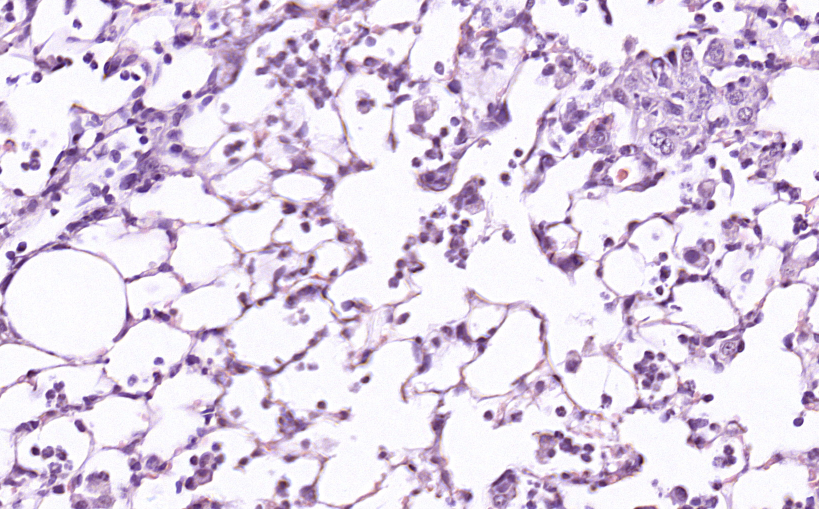
#> input picture Yolo/tile_29466_49882.png, 1637 x 1018 px, given in place of tile_25000_142000.jpg, which was not available (shown at 1/2 size)
$ jupyter execute --allow-errors 'Lung_Injury_Tile copy.ipynb'   (text cells are left out)
#> lines starting #> are read from the running program, lines starting #| are printed output that depends on the picture; after the words box and inside, x2 and y2 are one past the last pixel; in counts of white or black regions, pixels touching at a corner belong together; pictures that were not available may be replaced by others from this repository, and a replacement may not be noted
[cell 1]
import os
import random
from concurrent.futures import ThreadPoolExecutor

import cv2 as cv
import numpy as np
import pyvips
import matplotlib.pyplot as plt
import plotly.express as px
from tqdm import tqdm

[cell 2]
# [7 lines left out: function highest_divisor, not called in this run]

[cell 3]
# [5 lines left out: function apply_gamma_correction, not called in this run]

[cell 4]
# [4 lines left out: function pyvips_to_numpy, not called in this run]

[cell 5]
# [21 lines left out: function process_tile, not called in this run]

[cell 6]
def generate_random_tiles():
    image_path = os.path.expanduser(input("Enter the image file path: "))
#> the answer given: Yolo/tile_29466_49882.png
    slide = pyvips.Image.new_from_file(image_path)
    width = slide.width
    height = slide.height

    patch_type = input("Enter patch type (square, rectangle, or fixed): ")

    fixed_w, fixed_h = None, None
    min_size, max_size = None, None

    if patch_type == "fixed":
        fixed_w = int(input("Enter fixed patch width: "))
        fixed_h = int(input("Enter fixed patch height: "))
        fdir = "Tile" + str(fixed_h) + str(fixed_w) + "_" + image_path[-6:-5]
    else:
        min_size = int(input("Enter the lower bound for patch size: "))
        max_size = int(input("Enter the upper bound for patch size: "))
        fdir = "Tile_" + str(min_size) +  "_" + str(max_size) + "_" + image_path[-6:-5]

    os.mkdir(fdir)
    num_tiles = int(input("Enter the number of random tiles to generate: "))
    lower_bnd_intensity = int(input("Enter the lower intensity bound: "))
    upper_bnd_intensity = int(input("Enter the upper intensity bound: "))

    # Use ThreadPoolExecutor for parallel processing
    with ThreadPoolExecutor() as executor:
        futures = []

        for _ in range(num_tiles):
            x = random.randint(0, width - 800)
            y = random.randint(0, height - 800)

            if patch_type == "square":
                patch_size_w = patch_size_h = random.randint(min_size, max_size)

            elif patch_type == "rectangle":
                patch_size_w = random.randint(min_size, max_size)
                patch_size_h = random.randint(min_size, max_size)

            elif patch_type == "fixed":
                patch_size_w = fixed_w
                patch_size_h = fixed_h

            else:
                raise ValueError(f"Unknown patch type: {patch_type}")

            futures.append(executor.submit(process_tile, slide, width, height, x, y, patch_size_w, patch_size_h, lower_bnd_intensity, upper_bnd_intensity, fdir))

        # Wait for all tasks to complete
        for future in futures:
            result = future.result()
            if result:
                print(f"Saved: {result}")

[cell 7]
generate_random_tiles()
#> (the call stopped at in generate_random_tiles, `slide = pyvips.Image.new_from_file(image_path)`: pyvips is not available in this run)
# Enter the image file path:  ../../Data/ALI surgical/ALI surgical w catheter m #1.mrxs
# Enter patch type (square, rectangle, or fixed):  fixed
# Enter fixed patch width:  3000
# Enter fixed patch height:  1000
# Enter the number of random tiles to generate:  200
# Enter the lower intensity bound:  248
# Enter the upper intensity bound:  255

[cell 8]
# [27 lines left out: function process_tile_2, not called in this run]

[cell 9]
# [11 lines left out: function generate_tiles, not called in this run]

[cell 10]
patch_size_w = 2500
patch_size_h = 1000

#> (the rest of this cell did not finish here and is left out)

[cell 11]
im = cv.imread("Tiles_5/tile_25000_142000.jpg")[:,:,1].copy()
# im = cv.medianBlur(im, ksize=3)
plt.imshow(im,cmap='gray')

[cell 12]
bg = cv.medianBlur(im, ksize=115)
plt.imshow(bg,cmap='gray')

[cell 13]
signal = cv.subtract(im, bg)
plt.imshow(signal,cmap='gray')

[cell 14]
signal = (im / im.max() * 255).astype(np.uint8)
plt.imshow(signal,cmap='gray')

[cell 15]
smooth = cv.GaussianBlur(signal, ksize=None, sigmaX=2)
plt.imshow(smooth,cmap='gray')

[cell 16]
valmask = (smooth > 190)
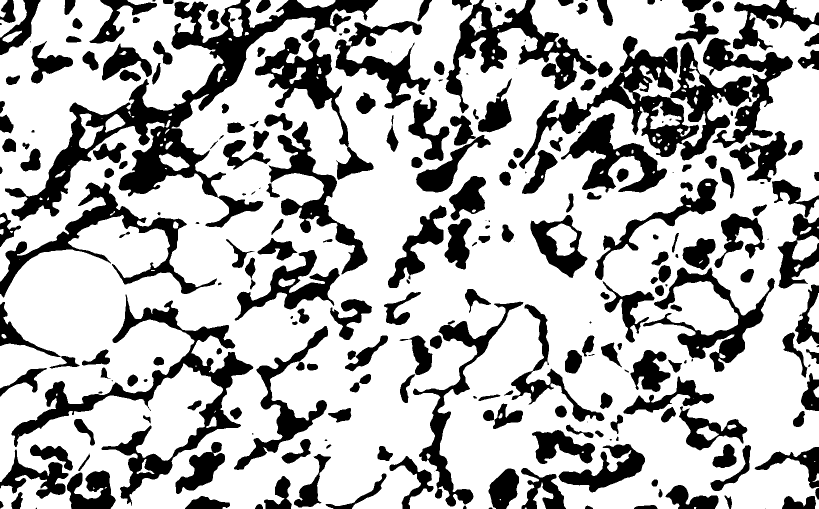
#> valmask: shape (1018, 1637) bool (shown at 1/2 size); 70.4% white; 263 black regions (36 under 20 px), largest, box (x1, y1, x2, y2) and area: (10, 0, 756, 455) 55003, (1038, 72, 1503, 338) 33531, (23, 589, 507, 1012) 28959
plt.imshow(valmask,cmap='gray')

[cell 17]
from scipy import ndimage


# Binarizing the image (convert to black and white)
binary_image = valmask < 0.5  # assuming black is the target to count

# Label the connected components
labeled_image, num_features = ndimage.label(binary_image)
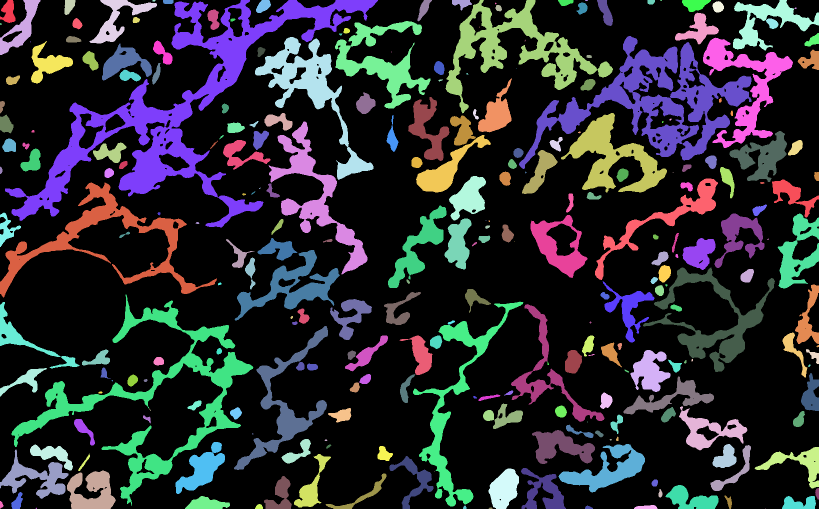
#> labeled_image: shape (1018, 1637) int32 (shown at 1/2 size); 269 distinct labels, from 0 to 268; one colour per label, 0 black
#> num_features = 268

# Plot the labeled image
plt.figure(figsize=(6, 6))
plt.imshow(labeled_image, cmap='nipy_spectral')
plt.title(f'Number of objects: {num_features}')
plt.show()

num_features  # Return the count of objects (dots)
#> Out = 268

[cell 18]
import cv2
tile = cv.imread("Tiles_5/tile_25000_142000.jpg")
#> tile is the input picture: shape (1018, 1637, 3); mean B, G, R 228, 209.3, 222.3
gray_tile = cv2.cvtColor(tile, cv2.COLOR_BGR2GRAY)

[cell 19]
blurred = cv2.GaussianBlur(gray_tile, (5, 5), 0)

[cell 20]
thresh = cv2.adaptiveThreshold(blurred, 255, cv2.ADAPTIVE_THRESH_GAUSSIAN_C,
                               cv2.THRESH_BINARY_INV, 11, 2)
#> thresh: shape (1018, 1637); 25.8% white; 15026 white regions (13473 under 20 px), largest, box (x1, y1, x2, y2) and area: (0, 460, 357, 686) 6666, (828, 592, 1050, 838) 4517, (466, 509, 716, 642) 3923

[cell 21]
kernel = cv2.getStructuringElement(cv2.MORPH_ELLIPSE, (5, 5))
closing = cv2.morphologyEx(thresh, cv2.MORPH_CLOSE, kernel, iterations=2)
#> closing: shape (1018, 1637); 54.7% white; 1067 black regions, largest, box (x1, y1, x2, y2) and area: (653, 143, 1119, 622) 46337, (6, 498, 252, 713) 28848, (1374, 566, 1621, 855) 21409

[cell 22]
# Optional

import numpy as np

# Find sure background area
sure_bg = cv2.dilate(closing, kernel, iterations=3)
#> sure_bg: shape (1018, 1637); 98.8% white; 1565 black regions (1278 under 20 px), largest, box (x1, y1, x2, y2) and area: (879, 355, 923, 392) 316, (593, 859, 623, 880) 198, (722, 965, 743, 987) 190

# Distance transform and threshold
dist_transform = cv2.distanceTransform(closing, cv2.DIST_L2, 5)
ret, sure_fg = cv2.threshold(dist_transform, 0.7 * dist_transform.max(), 255, 0)
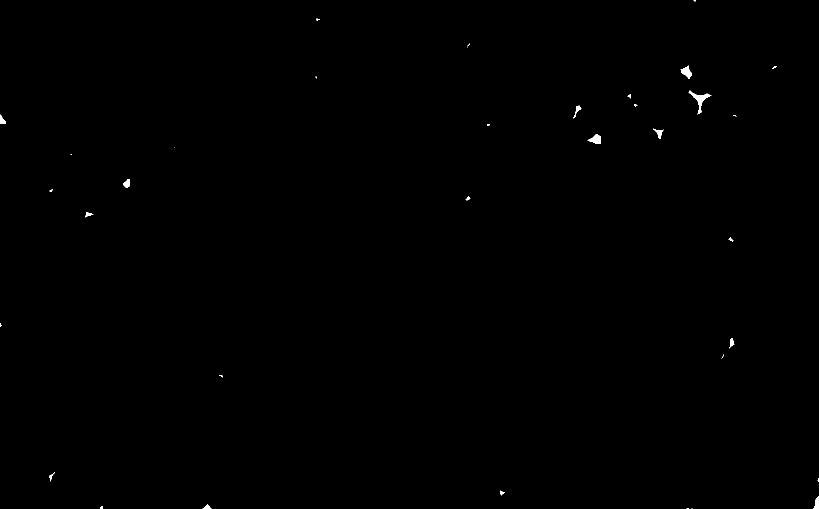
#> sure_fg: shape (1018, 1637) float32 (shown at 1/2 size); 0.15% white; 35 white regions (16 under 20 px), largest, box (x1, y1, x2, y2) and area: (1377, 181, 1423, 229) 515, (1361, 131, 1383, 158) 307, (1175, 269, 1202, 288) 302
#> ret = 19.43

# Marker labelling
sure_fg = np.uint8(sure_fg)
unknown = cv2.subtract(sure_bg, sure_fg)
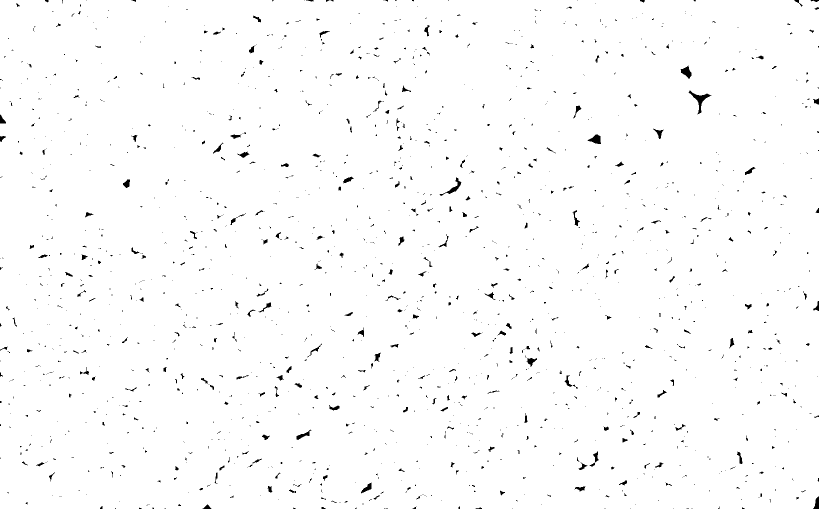
#> unknown: shape (1018, 1637) (shown at 1/2 size); 98.7% white; 1600 black regions (1294 under 20 px)

# Connected components
ret, markers = cv2.connectedComponents(sure_fg)
#> markers: shape (1018, 1637) int32; 36 distinct labels, from 0 to 35
#> ret = 36

# Add one to all labels so that sure background is not 0
markers = markers + 1
#> markers: shape (1018, 1637) int32; 36 distinct labels, from 1 to 36
markers[unknown == 255] = 0
#> markers: shape (1018, 1637) int32; 37 distinct labels, from 0 to 36

# Apply watershed
markers = cv2.watershed(tile, markers)
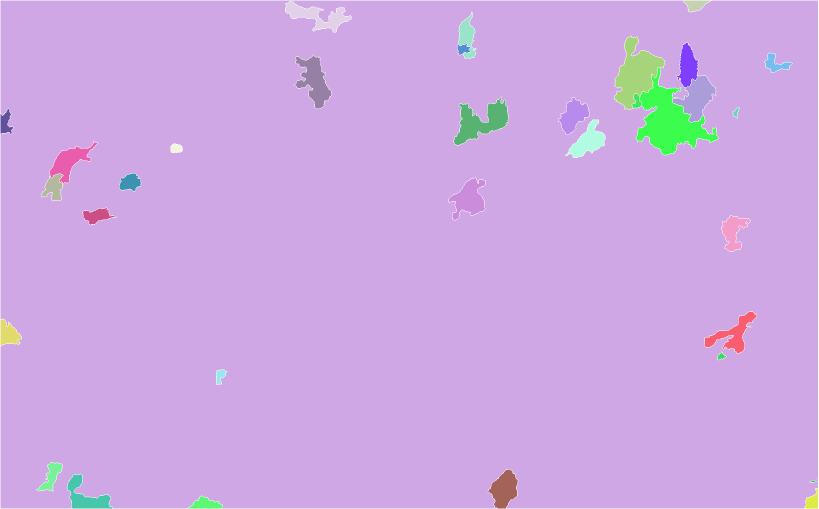
#> markers: shape (1018, 1637) int32 (shown at 1/2 size); 35 distinct labels, from -1 to 34; one colour per label, 0 black, -1 white
tile[markers == -1] = [255, 0, 0]  # Mark boundaries in red
#> tile: shape (1018, 1637, 3); 0.73% of pixels changed, all inside (x1, y1, x2, y2) = (0, 0, 1637, 1018)

[cell 23]
contours, _ = cv2.findContours(closing, cv2.RETR_EXTERNAL, cv2.CHAIN_APPROX_SIMPLE)
#> contours = 248 contours, 208 with area under 20; largest, box (x1, y1, x2, y2) and area: (0, 0, 1637, 1018) 1540382, (1274, 834, 1356, 901) 1224, (1191, 0, 1227, 53) 748, (166, 0, 210, 46) 730, (1138, 983, 1216, 1018) 658
count = 0

for contour in contours:
    area = cv2.contourArea(contour)
    if 50 < area < 1000:  # Set thresholds for area based on average neutrophil size
        # Use shape checks for irregular shapes (e.g., bean, L-shape, J-shape)
        count += 1
#> this loop made 248 passes
#> area on passes 15, 17, 30, 32, 34, 36, 44, 46: 34, 249, 221, 33, 37, 265.5, 658, 547
#> after the loop, count = 27

print(f"Number of Neutrophils: {count}")
#| Number of Neutrophils: 27

[cell 24]
for i, contour in enumerate(contours):
    x, y, w, h = cv2.boundingRect(contour)
    neutrophil_patch = tile[y:y+h, x:x+w]
    cv2.imwrite(f"test/neutrophil_{i}.png", neutrophil_patch)
#> this loop made 248 passes
#> (x, y, w, h, neutrophil_patch) on passes 1, 2, 6: (799, 1017, 1, 1, [[255, 0, 0]]), (357, 1017, 1, 1, [[255, 0, 0]]), (1217, 1014, 1, 1, [[254, 245, 248]])

[cell 25]
file_name = "tile_25000_52000.jpg"
tile = cv2.imread('Tiles_1000_2500_1/'+file_name)
plt.imshow(tile)

[cell 26]
tile[tile > 230] = 255
plt.imshow(tile)

[cell 27]
# Load the tile image
# file_name = "tile_25000_52000.jpg"
# tile = cv2.imread('Tiles_1000_2500_1/'+file_name)  # Replace 'your_tile_image.png' with your actual image file

# Step 1: Convert to grayscale and apply histogram equalization
gray_tile = cv2.cvtColor(tile, cv2.COLOR_BGR2GRAY)
equalized = cv2.equalizeHist(gray_tile)

# Step 2: Threshold using Otsu's method
_, thresh = cv2.threshold(equalized, 0, 255, cv2.THRESH_BINARY_INV + cv2.THRESH_OTSU)
#> thresh: shape (1018, 1637); 44.9% white; 1557 white regions (1454 under 20 px), largest, box (x1, y1, x2, y2) and area: (0, 0, 1637, 1018) 683195, (887, 346, 1032, 540) 10867, (0, 0, 148, 170) 9665

# Step 3: Morphological opening to remove small white regions
kernel = cv2.getStructuringElement(cv2.MORPH_ELLIPSE, (3, 3))
#> kernel = [[0, 1, 0], [1, 1, 1], [0, 1, 0]]
opened = cv2.morphologyEx(thresh, cv2.MORPH_OPEN, kernel, iterations=2)
#> opened: shape (1018, 1637); 43.5% white; 153 white regions (36 under 20 px)

# Step 4: Find contours and filter based on size and circularity
contours, _ = cv2.findContours(opened, cv2.RETR_EXTERNAL, cv2.CHAIN_APPROX_SIMPLE)
#> contours = 70 contours, 16 with area under 20; largest, box (x1, y1, x2, y2) and area: (0, 0, 1637, 1018) 1214580, (0, 0, 148, 170) 9164, (1061, 858, 1193, 930) 5395, (350, 881, 453, 989) 4938, (1300, 957, 1438, 1018) 3544
cv2.drawContours(tile, contours, -1, (0, 255, 0), 2)  # Draw outer boundaries in green
#> tile: shape (1018, 1637, 3); mean B, G, R 217.4, 215, 213.1

count = 0
for contour in contours:
    area = cv2.contourArea(contour)
    perimeter = cv2.arcLength(contour, True)

    if perimeter == 0:
        continue

    # Calculate circularity
    circularity = 4 * np.pi * (area / (perimeter * perimeter))

    # Filter by area and circularity
    if 300 < area < 2000 and 0.3 < circularity < 8:  # Adjust thresholds based on typical neutrophil properties
        x, y, w, h = cv2.boundingRect(contour)
        cv2.rectangle(tile, (x, y), (x + w, y + h), (0, 255, 0), 2)  # Draw green bounding box
        count += 1
#> this loop made 70 passes
#> (area, perimeter, circularity, x, y, w, h) on passes 5, 21, 28, 30, 42, 49, 51, 53: (322.5, 116, 0.301, 1266, 1008, 54, 10), (1640.5, 188.9, 0.578, 1423, 885, 52, 56), (484, 82.43, 0.895, 1109, 810, 26, 26), (929.5, 157.2, 0.472, 695, 743, 53, 44), (1623, 243.3, 0.345, 39, 282, 46, 64), (499.5, 87.84, 0.813, 866, 121, 24, 30), (811, 128.4, 0.618, 164, 100, 33, 44), (357, 78.91, 0.72, 143, 31, 23, 29)
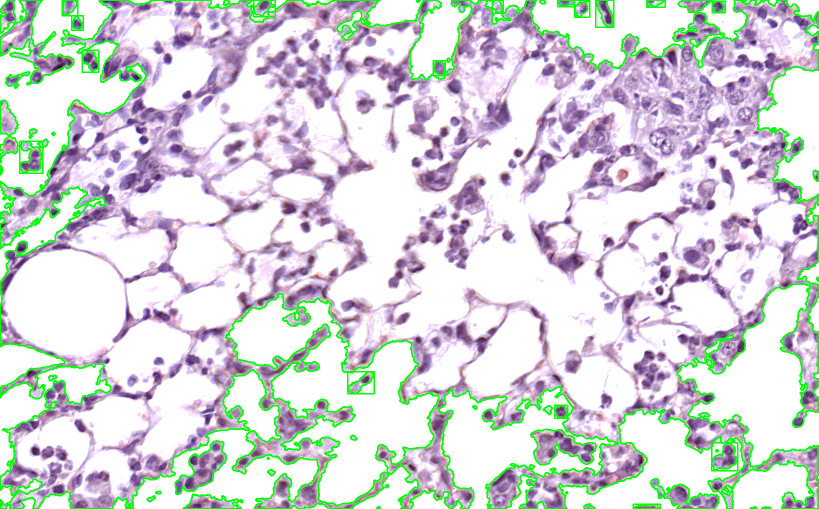
#> tile: shape (1018, 1637, 3) (shown at 1/2 size); mean B, G, R 216.7, 215, 212.5
#> after the loop, count = 16


# fig = px.imshow(tile)
# fig.show()
plt.imshow(tile)
plt.title(f" {count} cells detected")
plt.savefig(file_name, dpi=600)

[cell 28]
file_name = "tile_25000_52000.jpg"
tile = cv2.imread('Tiles_1000_2500_1/'+file_name)
tile[tile > 220] = 255

# Step 1: Convert to grayscale
gray_tile = cv2.cvtColor(tile, cv2.COLOR_BGR2GRAY)

# Step 2: Thresholding using Otsu's method
_, thresh = cv2.threshold(gray_tile, 0, 255, cv2.THRESH_BINARY_INV + cv2.THRESH_OTSU)
#> thresh: shape (1018, 1637); 27.6% white; 967 white regions (667 under 20 px)

# Step 3: Find the external contours (outer boundaries)
contours, _ = cv2.findContours(thresh, cv2.RETR_EXTERNAL, cv2.CHAIN_APPROX_SIMPLE)
#> contours = 942 contours, 684 with area under 20; largest, box (x1, y1, x2, y2) and area: (23, 0, 759, 443) 55769, (0, 365, 507, 1009) 46942, (1282, 84, 1511, 321) 13402, (1117, 71, 1369, 273) 13128, (890, 0, 1118, 229) 11960

# Create a mask for the outer regions
mask = np.zeros_like(gray_tile)

# Draw the external contours on the mask (fill in the contours)
cv2.drawContours(mask, contours, -1, 255, thickness=cv2.FILLED)
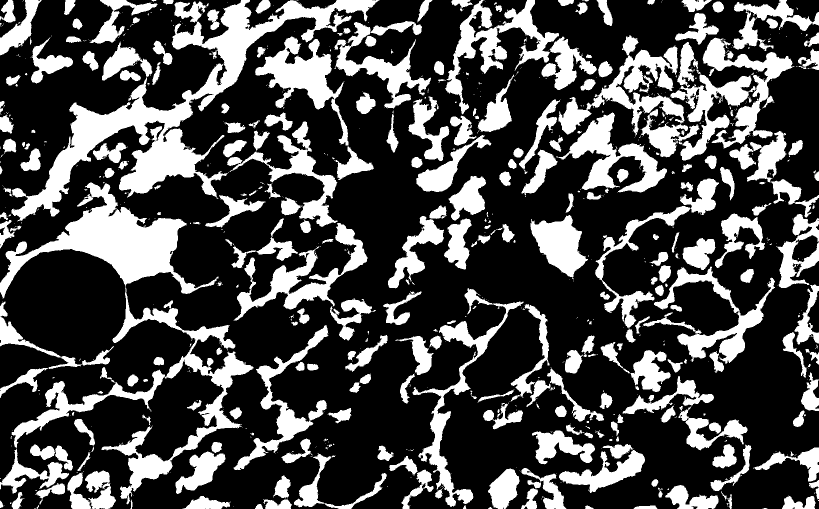
#> mask: shape (1018, 1637) (shown at 1/2 size); 29.5% white; 942 white regions (644 under 20 px), largest, box (x1, y1, x2, y2) and area: (23, 0, 759, 443) 58481, (0, 365, 507, 1009) 49229, (1282, 84, 1511, 321) 14570

# Step 4: Invert the mask to focus on internal regions
internal_mask = cv2.bitwise_not(mask)

# Step 5: Apply the internal mask to the original thresholded image to isolate internal regions
internal_only = cv2.bitwise_and(thresh, thresh, mask=internal_mask)
#> internal_only: shape (1018, 1637); every value is 0

# Step 6: Detect internal contours in the isolated regions
internal_contours, _ = cv2.findContours(internal_only, cv2.RETR_EXTERNAL, cv2.CHAIN_APPROX_SIMPLE)
#> internal_contours = []

# Draw the original contours in green and internal contours in blue for better visualization
# cv2.drawContours(tile, contours, -1, (0, 255, 0), 2)  # Draw outer boundaries in green
# cv2.drawContours(tile, internal_contours, -1, (255, 0, 0), 2)  # Draw internal contours in blue

# plt.imshow(tile)

for contour in contours:
    area = cv2.contourArea(contour)
    perimeter = cv2.arcLength(contour, True)

    if perimeter == 0:
        continue

    # Calculate circularity
    circularity = 4 * np.pi * (area / (perimeter * perimeter))

    # Filter by area and circularity
    if 200 < area < 1000 and 0.5 < circularity < 1:
        # Get bounding box for the detected cell
        x, y, w, h = cv2.boundingRect(contour)

        # Define a padding for the neighborhood
        padding = 700  # Pixels to expand around the bounding box
        x_start = max(0, x - padding)
        y_start = max(0, y - padding)
        x_end = min(tile.shape[1], x + w + padding)
        y_end = min(tile.shape[0], y + h + padding)

        # Extract the neighborhood region around the cell
        neighborhood = thresh[y_start:y_end, x_start:x_end]

        # Calculate the percentage of white pixels in the neighborhood
        total_pixels = neighborhood.size
        white_pixels = cv2.countNonZero(neighborhood)
        white_percentage = white_pixels / total_pixels

        # Check if the majority of the neighborhood is white (> threshold)
        if white_percentage > 0.1:  # You can adjust this threshold as needed
            # Draw the bounding box on the original tile image to indicate detection in open space
            cv2.rectangle(tile, (x, y), (x + w, y + h), (0, 255, 0), 2)  # Green bounding box for cells in open space
#> this loop made 942 passes
#> contour on passes 16, 19, 20: [[1636, 1000], [1636, 1001]], [[1082, 998]], [[49, 997]]
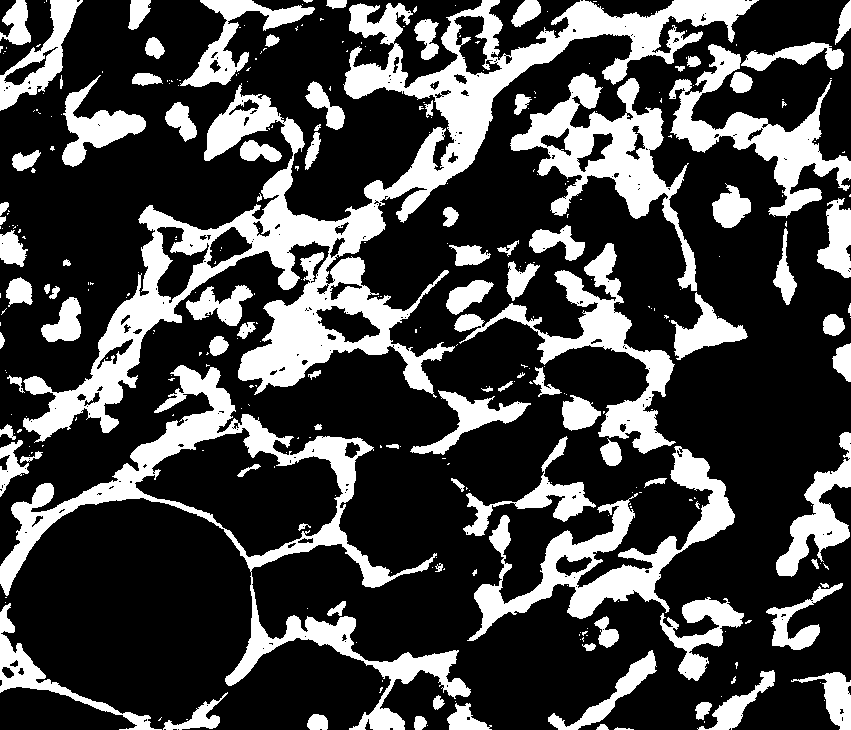
#> neighborhood: shape (730, 851); 27.3% white; 334 white regions (234 under 20 px), largest, box (x1, y1, x2, y2) and area: (23, 0, 759, 443) 51254, (0, 365, 471, 730) 20937, (467, 446, 735, 641) 11456
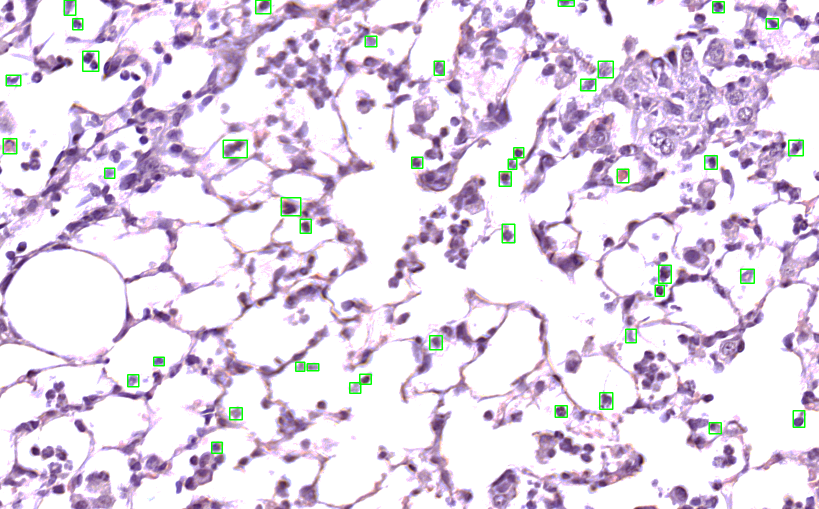
#> tile: shape (1018, 1637, 3) (shown at 1/2 size); mean B, G, R 230.3, 214.7, 225.9

# Step 5: Display the improved tile image with bounding boxes

plt.imshow(tile)
plt.savefig(file_name, dpi=600)
